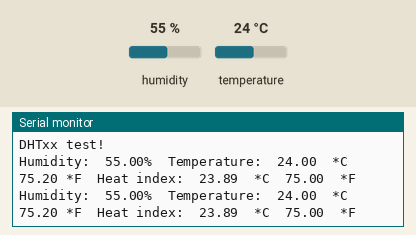
Recording of a sketch running on a simulated Arduino Uno, built with avr-gcc and run on an emulated ATmega328P. Shown: the last lines printed to the serial monitor. The test bench sets the inputs (shaded band); at power-on: humidity 55 %, temperature 24 °C.

Above: at 4.8 s.
4.9 s: humidity set to 22 %
At 7.2 s:
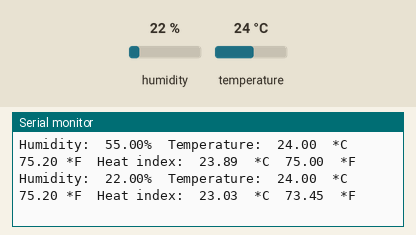
7.9 s: temperature set to 41 °C
At 9.3 s:
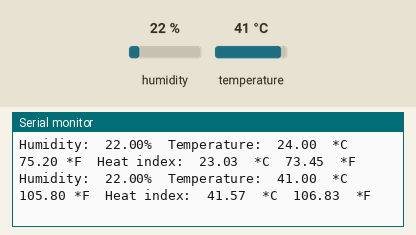
14.3 s: humidity set to 40 %
At 15.7 s:
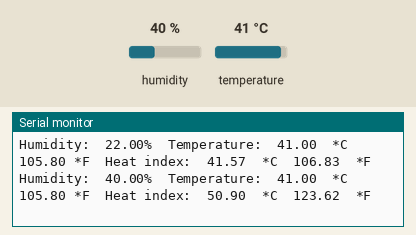
Timing chart, 0 to 17.3 s (numbered marks = the images above; inputs shaded):
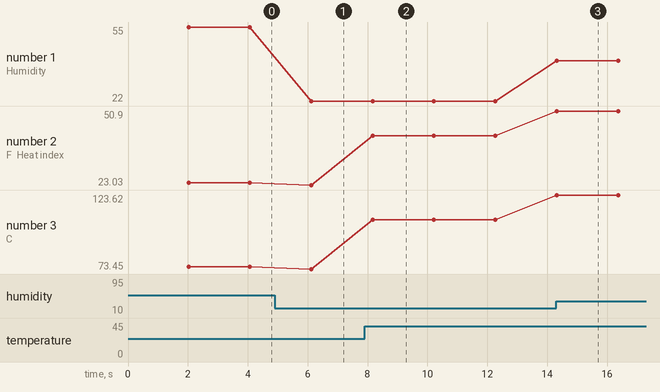

Measured:
- after the input at 4.9 s, the serial monitor: prints a new line after 1.2 s (image 1)
- after the input at 7.9 s, the serial monitor: prints a new line after 0.27 s (image 2)
- after the input at 14.3 s, the serial monitor: prints a new line at once (image 3)
- plotted number 1: 55 → 22 after the input at 4.9 s, 22 → 40 after the input at 14.3 s
- plotted number 2: 23.89 → 23.03 after the input at 4.9 s, 23.03 → 41.57 after the input at 7.9 s, 41.57 → 50.9 after the input at 14.3 s
- plotted number 3: 75 → 73.45 after the input at 4.9 s, 73.45 → 106.83 after the input at 7.9 s, 106.83 → 123.62 after the input at 14.3 s

The sketch:

Sensor1.ino
```cpp
#include "DHT.h"

#define DHTPIN 2

#define DHTTYPE DHT11

DHT dht(DHTPIN, DHTTYPE);

void setup() {
  Serial.begin (9600);
  Serial.println("DHTxx test!");

  dht.begin();
}

void loop() {
  delay(2000);

  float h = dht.readHumidity();

  float t = dht.readTemperature ();

  float f = dht.readTemperature(true);

  if (isnan(h) || isnan(t) || isnan(f)) {
    Serial.println("Failed to read from DHT sensor!");
    return;
  }

  float hif = dht.computeHeatIndex (f, h);

  float hic = dht.computeHeatIndex (t, h, false);

  Serial.print ("Humidity:  ");
  Serial.print(h);
  Serial.print("%\t");
  Serial.print("Temperature:  ");
  Serial.print(t);
  Serial.print("  *C  ");
  Serial.print(f);
  Serial.print(" *F\t");
  Serial.print("Heat index:  ");
  Serial.print(hic);
  Serial.print("  *C  ");
  Serial.print(hif);
  Serial.println("  *F ");
  }
```
